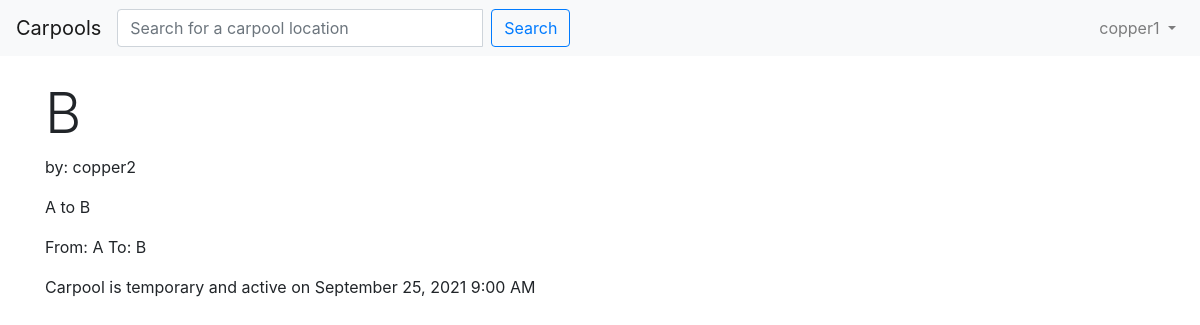
Page /carpools/3 (signed in) on the committed database.
### carpool/models.py (models this page shows, shortened)
class User(UserMixin, db.Model):
    id = db.Column(db.Integer, primary_key=True)
    name = db.Column(db.String(32), index=True, unique=True)
    password = db.Column(
        db.String(200), primary_key=False, unique=False, nullable=False
    )
    email = db.Column(db.String(40), index=True, unique=True, nullable=False)
    carpools = db.relationship(
        "Carpool",
        secondary=passengers,
        primaryjoin=(passengers.c.user_id == id),
        secondaryjoin=(passengers.c.carpool_id == Carpool.id),
        backref=db.backref("passengers", lazy="dynamic"),
        lazy="dynamic",
    )
    created_carpools = db.relationship("Carpool", backref="creator")

class Carpool(db.Model):
    id = db.Column(db.Integer, primary_key=True)
    name = db.Column(db.String(32), index=True)
    summary = db.Column(db.String(128))
    time_created = db.Column(db.DateTime(), index=True)
    user_id = db.Column(db.Integer, db.ForeignKey("user.id"))
    from_location = db.Column(db.String(32))
    to_location = db.Column(db.String(32))
    quantity = db.Column(db.Integer, default = 0)
    capacity = db.Column(db.Integer)
    start = db.Column(db.DateTime())
    carpool_type = db.Column(db.String(16))
    days = db.Column(db.String(32))

### carpool/routes.py (the view)
@app.route("/carpools/<carpool_id>")
def carpools(carpool_id):
    if current_user.is_authenticated:
        carpool = Carpool.query.filter(Carpool.id == carpool_id).first()
        if not carpool:
            flash("Carpool does not exist", "danger")
            return redirect(url_for("index"))
        return render_template("carpool.html", carpool=carpool)
    return redirect(url_for("login"))

### carpool/models.py (called while the page is built)
@login_manager.user_loader
def load_user(id):
    return User.query.get(int(id))

### carpool/templates/carpool.html (shortened to what this page needs)
{% extends "base.html" %} {% block content %}
<div class="container">
  <h1 class="display-4">{{ carpool["to_location"] }}</h1>
  <p>by: {{ carpool["name"] }}</p>
  <p>{{ carpool["summary"] }}</p>
  <p>From: {{ carpool["from_location"] }} To: {{carpool["to_location"] }}</p>
  {% if carpool["carpool_type"] == "reoccurring" %}
	<p>Starting on {{ moment(carpool["start"]).format('LLL') }}</p>
  {% else %}
	<p>Carpool is temporary and active on {{ moment(carpool["start"]).format('LLL') }}</p>
  {% endif %}
</div>
{% endblock %}

### carpool/templates/base.html (shortened to what this page needs)
<!DOCTYPE html>
<html>
<head>
    <link rel="stylesheet" href="https://stackpath.bootstrapcdn.com/bootstrap/4.3.1/css/bootstrap.min.css"
>
</head>
<body>
    <nav class="navbar navbar-expand-lg navbar-light bg-light">
        <a class="navbar-brand" href="/">Carpools</a>
        <div class="collapse navbar-collapse justify-content-between" id="navbarNav">
            <ul class="navbar-nav">
                <form class="form-inline" action="/search" method="GET">
                    <div class="input-group">
                        <input id="search" class="form-control mr-sm-2" type="search" name="query" aria-label="Search"
                            placeholder="Search for a carpool location">
                        <input class="btn btn-outline-primary my-2 my-sm-0" type="submit" value="Search">
                    </div>
                </form>
            </ul>
            <ul class="navbar-nav">
                {% if current_user.is_authenticated %}
                <li class="nav-item dropdown">
                    <a class="nav-link dropdown-toggle" href="#" id="navbarDropdown" role="button"
                        data-toggle="dropdown" aria-haspopup="true" aria-expanded="false">
                        {{ current_user.name }}
                    </a>
                </li>
                {% endif %}
            </ul>
        </div>
    </nav>
	<br>
    {% block content %}
    {% endblock %}
</body>
</html>

### rows in the picture
User: name "copper1"
Carpool: to_location "B", name "copper2", summary "A to B", from_location "A", start "September 25, 2021 9:00 AM"
